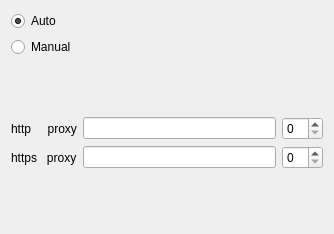
<?xml version="1.0" encoding="UTF-8"?>
<ui version="4.0">
 <class>Dialog</class>
 <widget class="QDialog" name="Dialog">
  <property name="geometry">
   <rect>
    <x>0</x>
    <y>0</y>
    <width>334</width>
    <height>234</height>
   </rect>
  </property>
  <property name="windowTitle">
   <string>FreeNet</string>
  </property>
  <layout class="QVBoxLayout" name="verticalLayout_2">
   <item>
    <layout class="QVBoxLayout" name="verticalLayout">
     <item>
      <widget class="QRadioButton" name="radioButtonAuto">
       <property name="text">
        <string>Auto</string>
       </property>
       <property name="checked">
        <bool>true</bool>
       </property>
      </widget>
     </item>
     <item>
      <widget class="QRadioButton" name="radioButtonManual">
       <property name="text">
        <string>Manual</string>
       </property>
      </widget>
     </item>
    </layout>
   </item>
   <item>
    <widget class="QLabel" name="labelSwitch">
     <property name="text">
      <string/>
     </property>
    </widget>
   </item>
   <item>
    <layout class="QHBoxLayout" name="horizontalLayout">
     <item>
      <widget class="QLabel" name="labelHttp">
       <property name="text">
        <string>http     proxy</string>
       </property>
      </widget>
     </item>
     <item>
      <widget class="QLineEdit" name="lineEditHttp"/>
     </item>
     <item>
      <widget class="QSpinBox" name="spinBox"/>
     </item>
    </layout>
   </item>
   <item>
    <layout class="QHBoxLayout" name="horizontalLayout_2">
     <item>
      <widget class="QLabel" name="labelHttps">
       <property name="text">
        <string>https   proxy</string>
       </property>
      </widget>
     </item>
     <item>
      <widget class="QLineEdit" name="lineEditHttps"/>
     </item>
     <item>
      <widget class="QSpinBox" name="spinBoxHttps"/>
     </item>
    </layout>
   </item>
   <item>
    <widget class="QLabel" name="labelInfo">
     <property name="text">
      <string/>
     </property>
    </widget>
   </item>
  </layout>
 </widget>
 <resources/>
 <connections/>
</ui>
